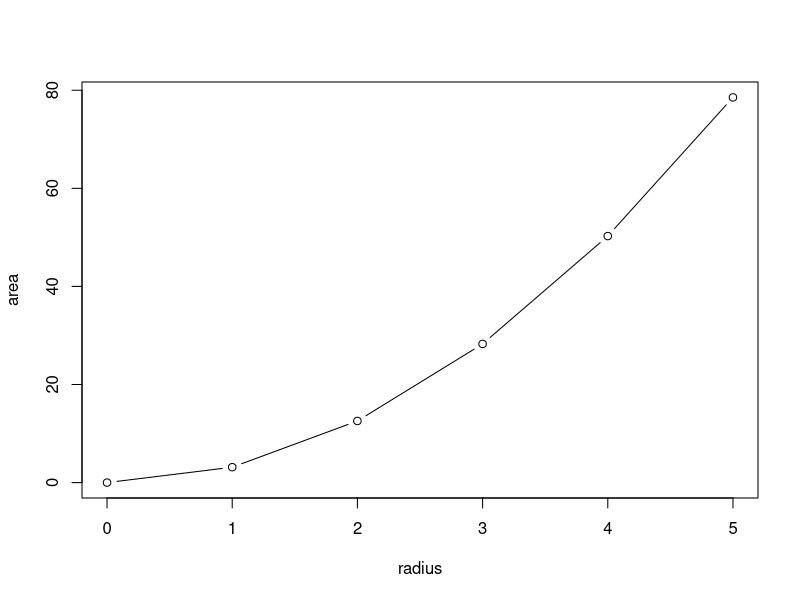

Generate this figure with R:
# set working directory
setwd("~/Magnus documents/R test")
#This is the area function to be used
area <- function(r){pi * r^2}

values <- 5
y <- double(length(values))
for (i in 1:values) {
  y = c(y,area(i))
}

plot(x=c(0:5),y,type = "b", xlab ="radius", ylab = "area")
rm(x,y)
